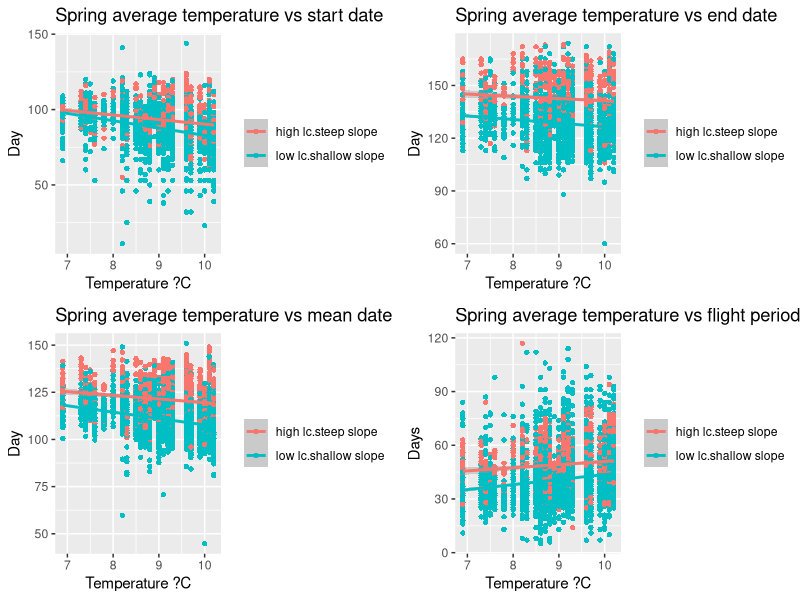

This figure's R source:
library(tidyverse)
library(ggfortify)
library(gridExtra)

phenology.gis.temperature <- 
  read.csv(
    "Landscape_Phenology_Analysis/Outputs/combined_raw_data.csv",header = T)

### define high and low chalk

summary(phenology.gis.temperature$LCper)
phenology.gis.temperature$LC.label[phenology.gis.temperature$LCper<(3.108)]<-"low lc"  
phenology.gis.temperature$LC.label[phenology.gis.temperature$LCper>(3.108)]<-"high lc"  
table(phenology.gis.temperature$LC.label)


###  define steep and shallow slope

summary(phenology.gis.temperature$SLOPE_MEAN)
phenology.gis.temperature$SLOPE_MEAN.label[phenology.gis.temperature$SLOPE_MEAN<(5.03)]<-"shallow slope"  
phenology.gis.temperature$SLOPE_MEAN.label[phenology.gis.temperature$SLOPE_MEAN>(5.03)]<-"steep slope"  
table(phenology.gis.temperature$SLOPE_MEAN.label)


### define steep chalk  etc.

for (i in 1:nrow(phenology.gis.temperature)) {
  phenology.gis.temperature$LC.SLOPE[i] <-
    paste(phenology.gis.temperature[i, "LC.label"],
          phenology.gis.temperature[i, "SLOPE_MEAN.label"],
          sep = ".")
}
table(phenology.gis.temperature$LC.SLOPE)
# head(phenology.gis.temperature)


## remove high chalk, low altitude and low chalk, high altitude

phenology.gis.temperature <- phenology.gis.temperature[!phenology.gis.temperature$LC.SLOPE == "low lc.steep slope", ]
phenology.gis.temperature <- phenology.gis.temperature[!phenology.gis.temperature$LC.SLOPE == "high lc.shallow slope", ]
table(phenology.gis.temperature$LC.SLOPE)

####plotting graphs

start_date<-ggplot(phenology.gis.temperature, aes(x=MAM, y=daynum.tenth, colour = LC.SLOPE)) +
  geom_point(shape=16) +    
  geom_smooth(method=lm)+ylab("Day")+xlab("Temperature ?C")+ ggtitle("Spring average temperature vs start date")+theme(legend.title=element_blank())
#start_date

end_date<-ggplot(phenology.gis.temperature, aes(x=MAM, y=daynum.nintieth, colour = LC.SLOPE)) +
  geom_point(shape=16) +    
  geom_smooth(method=lm)+ylab("Day")+xlab("Temperature ?C")+ ggtitle("Spring average temperature vs end date")+theme(legend.title=element_blank())
#end_date

mean_date<-ggplot(phenology.gis.temperature, aes(x=MAM, y=daynum.mean, colour = LC.SLOPE)) +
  geom_point(shape=16) +    
  geom_smooth(method=lm)+ylab("Day")+xlab("Temperature ?C")+ ggtitle("Spring average temperature vs mean date")+theme(legend.title=element_blank())
#mean_date

range_date<-ggplot(phenology.gis.temperature, aes(x=MAM, y=daynum.range, colour = LC.SLOPE)) +
  geom_point(shape=16) +    
  geom_smooth(method=lm)+ylab("Days")+xlab("Temperature ?C")+ ggtitle("Spring average temperature vs flight period length")+theme(legend.title=element_blank())
#range_date

grid.arrange(start_date, end_date, mean_date, range_date)


### need to model the above graphs
# graphs workign though which is nice

#separating data so that can plot and separately model the high chalk steep sites and low chalk shallow sites.

phenology.gis.temperature <- select(phenology.gis.temperature, year, site, daynum.tenth, daynum.mean, daynum.nintieth, daynum.range, DJF, MAM, JJA, SON, AV, LC.SLOPE)
head(phenology.gis.temperature)

phenology.spread <- phenology.gis.temperature %>% spread(LC.SLOPE, LC.SLOPE)
phenology.spread <- rename(phenology.spread, high.steep = `high lc.steep slope`)
phenology.spread <- rename(phenology.spread, low.shallow = `low lc.shallow slope`)

head(phenology.spread)
tail(phenology.spread)
phenology.high.steep <- select(phenology.spread, year, site, daynum.tenth, daynum.mean, daynum.nintieth, daynum.range, DJF, MAM, JJA, SON, AV, high.steep)
phenology.low.shallow <- select(phenology.spread, year, site, daynum.tenth, daynum.mean, daynum.nintieth, daynum.range, DJF, MAM, JJA, SON, AV, low.shallow)

phenology.high.steep <- na.omit(phenology.high.steep)
phenology.low.shallow <- na.omit(phenology.low.shallow)


head(phenology.high.steep)
head(phenology.low.shallow)


#can now model all graphs easily



####modeling graphs 

#start date

#start high steep
model.start.highsteep <- lm(daynum.tenth ~ MAM, data = phenology.high.steep)
#check assumptions
#autoplot(model.start.highsteep)
#results on linear model
anova(model.start.highsteep)
summary(model.start.highsteep)

#start low shallow
model.start.lowshallow <- lm(daynum.tenth ~ MAM, data = phenology.low.shallow)
#check assumptions
#autoplot(model.start.lowshallow)
#results on linear model
anova(model.start.lowshallow)
summary(model.start.lowshallow)



#nintieth percentiles

# high steep
model.end.highsteep <- lm(daynum.nintieth ~ MAM, data = phenology.high.steep)
#check assumptions
#autoplot(model.start.highsteep)
#results on linear model
anova(model.end.highsteep)
summary(model.end.highsteep)

# low shallow
model.end.lowshallow <- lm(daynum.nintieth ~ MAM, data = phenology.low.shallow)
#check assumptions
#autoplot(model.end.lowshallow)
#results on linear model
anova(model.end.lowshallow)
summary(model.end.lowshallow)



#mean flight date

# high steep
model.mean.highsteep <- lm(daynum.mean ~ MAM, data = phenology.high.steep)
#check assumptions
#autoplot(model.mean.highsteep)
#results on linear model
anova(model.mean.highsteep)
summary(model.mean.highsteep)

# low shallow
model.mean.lowshallow <- lm(daynum.mean ~ MAM, data = phenology.low.shallow)
#check assumptions
##autoplot(model.start.lowshallow)
#results on linear model
anova(model.mean.lowshallow)
summary(model.mean.lowshallow)



#range

# high steep
model.range.highsteep <- lm(daynum.range ~ MAM, data = phenology.high.steep)
#check assumptions
##autoplot(model.start.highsteep)
#results on linear model
anova(model.range.highsteep)
summary(model.range.highsteep)

# low shallow
model.range.lowshallow <- lm(daynum.range ~ MAM, data = phenology.low.shallow)
#check assumptions
#autoplot(model.start.lowshallow)
#results on linear model
anova(model.range.lowshallow)
summary(model.range.lowshallow)
